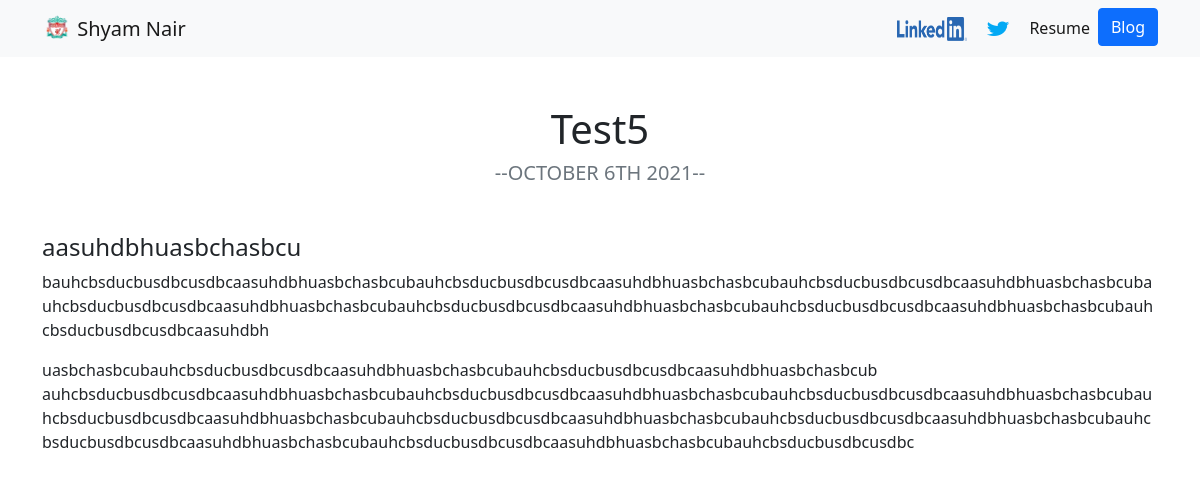
Page /blog/11/ on the committed database.
### blog/models.py (models this page shows, shortened)
class Blog(models.Model):
	title = models.CharField(max_length=200)
	content = models.TextField()
	date = models.DateField()

### blog/views.py (the view)
# urls.py: path('<int:blog_id>/', views.detail, name='detail'),
def detail(request, blog_id):
	blog = get_object_or_404(Blog, pk=blog_id)
	return render(request, 'blog/detail.html', { 'blog': blog})

### blog/templates/blog/detail.html
{% extends 'portfolio/base.html' %}
{% block content %}
<h1 class="text-center mt-5">{{ blog.title }}</h2>
<h5 class="text-center text-muted mb-5">--{{ blog.date|date:'F jS Y'|upper }}--</h5>
<div class="container text-break">
	<p>{{ blog.content|safe }}</p>
</div>
{% endblock %}

### rows in the picture
Blog: title "Test5", date "OCTOBER 6TH 2021", content "aasuhdbhuasbchasbcu bauhcbsducbusdbcusdbcaasuhdbhuasbchasbcubauhcbsducbusdbcusdbcaasuhdbhuasbchasbcubauhcbsducbusdbcusdbcaasuhdbhuasbchasbcubauhcbsducbusdbcusdbcaasuhdbhuasbchasbcubauhcbsducbusdbcusdbcaasuhdbhuasbchasbcubauhcbsducbusdbcusdbcaasuhdbhuasbchasbcubauhcbsducbusdbcusdbcaasuhdbh uasbchasbcubauhcbsducbusdbcusdbcaasuhdbhuasbchasbcubauhcbsducbusdbcusdbcaasuhdbhuasbchasbcub…"
